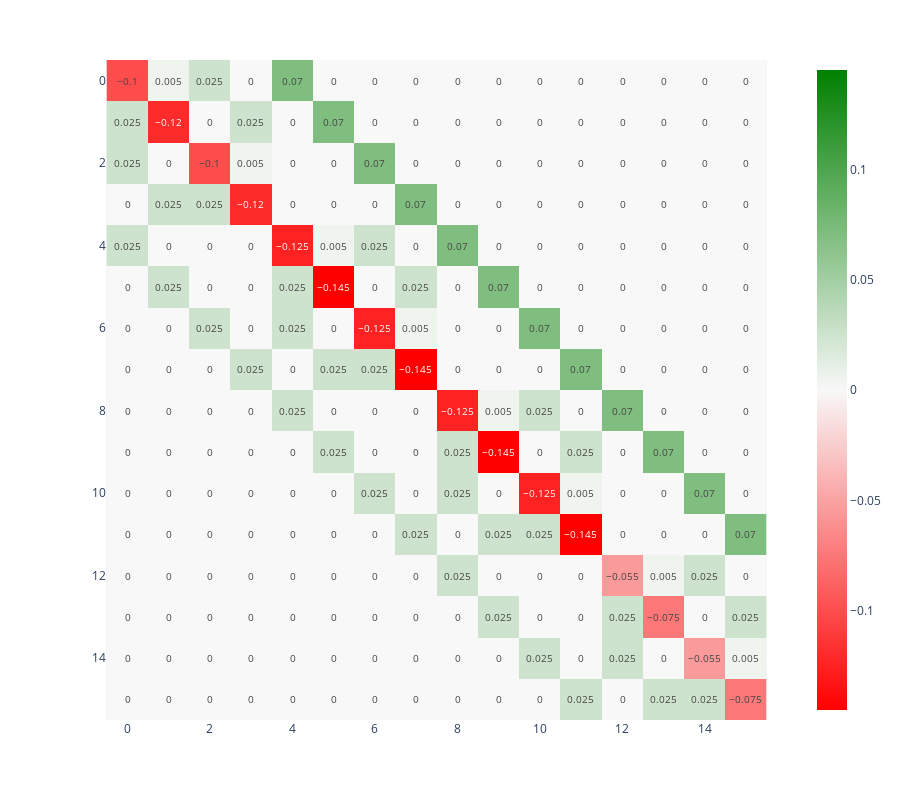

Notebook cell for this chart:
### Code cell
def make_state_indices(states):
  idx = {}
  for i, state in enumerate(states):
    idx[state] = i
    idx[i] = state
  return idx

def make_transition_rate_matrix(states, state_idx):
  N = len(states)
  m = np.zeros((N, N))
  for in_state, out_states in states.items():
    in_idx = state_idx[in_state]
    for out_state, rate in out_states.items():
      out_idx = state_idx[out_state]
      m[in_idx, out_idx] = rate
  for i in range(N):
    m[i, i] = -sum(m[i, :])
  return m

state_idx = make_state_indices(states)
transition_rate_matrix = make_transition_rate_matrix(states, state_idx)

fig = px.imshow(
  transition_rate_matrix,
  text_auto = True,
  height = 800,
  color_continuous_scale = [[0, 'red'], [0.5, '#f8f8f8'], [1, 'green']],
  color_continuous_midpoint = 0.0,
)
fig.show()

### Figure 1 — Plotly figure (JSON) as saved in the notebook; plotly's stock layout.template omitted (floating-point values rounded to 4 significant figures; data arrays with more than 128 entries replaced by an {"elided": "..."} marker saying what was removed)
{"data": [{"coloraxis": "coloraxis", "hovertemplate": "x: %{x}<br>y: %{y}<br>color: %{z}<extra></extra>", "name": "0", "texttemplate": "%{z}", "type": "heatmap", "xaxis": "x", "yaxis": "y", "z": {"elided": "16x16 float values"}}], "layout": {"coloraxis": {"cmid": 0, "colorscale": [[0, "red"], [0.5, "#f8f8f8"], [1, "green"]]}, "height": 800, "margin": {"t": 60}, "xaxis": {"anchor": "y", "constrain": "domain", "domain": [0, 1], "scaleanchor": "y"}, "yaxis": {"anchor": "x", "autorange": "reversed", "constrain": "domain", "domain": [0, 1]}}}
